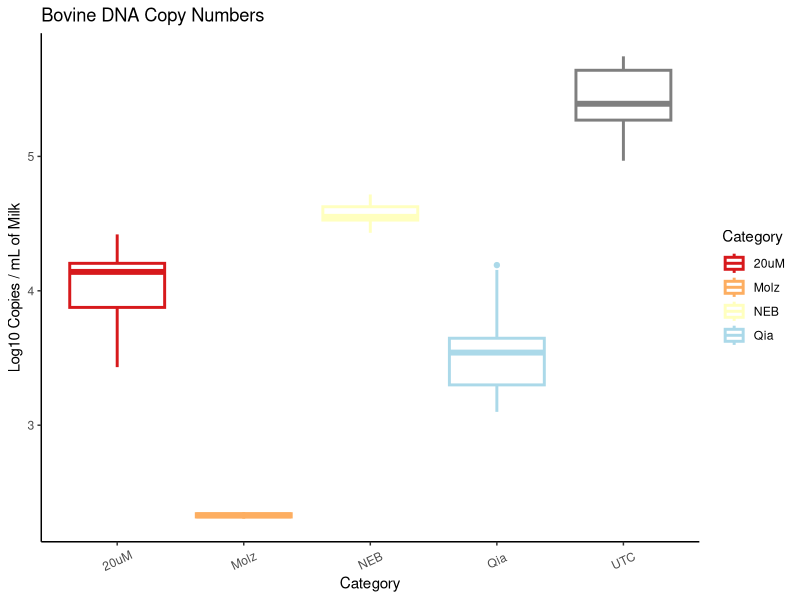
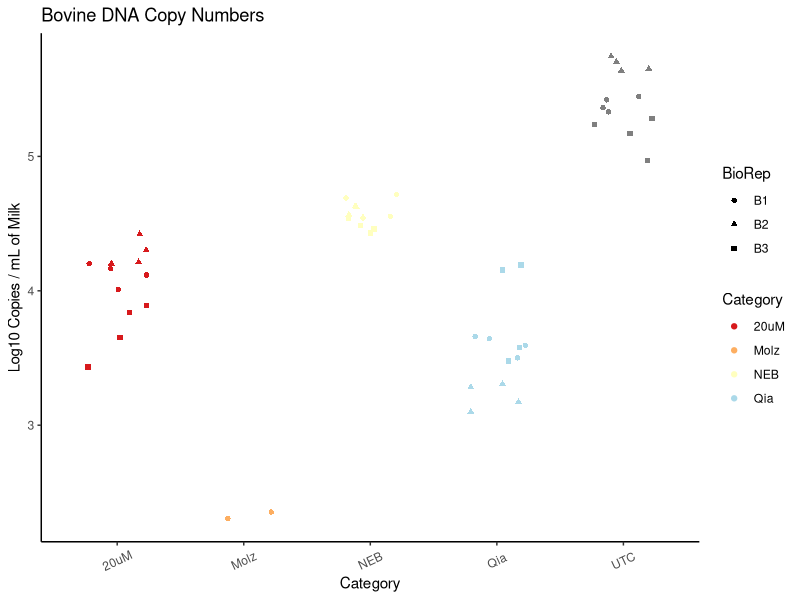

Reproduce these figures in R, in order. (Note: this script raises an error after producing the figures.)
## ---- chunk 1
#Data File: OpenRefineHostDepletionData1.23.19
library(ggplot2)
library(dplyr)
library(emmeans)
library(multcompView)

#Read Data
AllData <- read.table("OpenRefineHostDepletionData1.23.19.txt", sep="\t",  fill = TRUE, header=TRUE)
SampleData <- AllData %>% filter(Category!="Standard") %>% filter(Category!="NEBdiluent")
dim (SampleData)

#Getting All variables and all levels within each

#sapply(SampleData, levels)
#SampleData %>% 
#     sapply(levels)

#Summary Statistics
SampleData.summary <- SampleData %>%
  group_by(Target.Name,Category,BioRep) %>%
  summarize(mean_CopyN_permLMilk=mean(LogCopiespermLofMilk,na.rm=T),
            st_dev=sd(LogCopiespermLofMilk,na.rm=T),
            n_missing=sum(is.na(LogCopiespermLofMilk)),
            n_total=n())
write.table (SampleData.summary, "SampleData.summary.txt", sep="\t" ) 
## ---- chunk 2

#Filter Subset from Sample Data
Bovine <- SampleData %>% filter(Target.Name=="BovineUXT")
dim(Bovine)

#Summary Statistics
Bovine.summary <- Bovine %>%
  group_by(Category) %>%
  summarize(mean_CopyN_permLMilk=mean(LogCopiespermLofMilk,na.rm=T),
            st_dev=sd(LogCopiespermLofMilk,na.rm=T),
            n_missing=sum(is.na(LogCopiespermLofMilk)),
            n_total=n())
write.table (Bovine.summary, "Bovine.summary.txt", sep="\t" )
## ---- chunk 3
#Plot Raw Means and Standard Deviations
Colors <- c("20uM" = "#d7191c", "Molz"= "#fdae61", "NEB"= "#ffffbf","NTC"= "#2c7bb6", "Qia"="#abd9e9")
ggplot(data=Bovine,
       mapping=aes(x=Category,y=LogCopiespermLofMilk, color=Category, ylab="Copy Numbers")) +
  ylab ("Log10 Copies / mL of Milk")+
     geom_boxplot(lwd=1)+
  theme_bw()+
 ggtitle("Bovine DNA Copy Numbers")+
  scale_color_manual(values=Colors)+
  theme(panel.grid.major = element_blank())+
  theme(panel.grid.minor = element_blank())+
  theme(panel.background = element_blank())+
  theme(panel.border = element_blank())+
  theme(axis.line = element_line())+
  theme(axis.text.x=element_text(angle=25,vjust=0.5))

ggplot(data=Bovine,
       mapping=aes(x=Category,y=LogCopiespermLofMilk, color=Category, shape=BioRep)) +
  ylab ("Log10 Copies / mL of Milk")+
    geom_jitter(width=0.25)+
  ggtitle("Bovine DNA Copy Numbers")+
  theme_bw()+
  scale_color_manual(values=Colors)+
  theme(panel.grid.major = element_blank())+
  theme(panel.grid.minor = element_blank())+
  theme(panel.background = element_blank())+
  theme(panel.border = element_blank())+
  theme(axis.line = element_line())+
  theme(axis.text.x=element_text(angle=25,vjust=0.5))

## ---- chunk 4
# Model Selection
#3 linear models were compared: including BioRep only, qPCRefficiency only, and both as covariates. Best model fit was used as the final model. 
m_Bovine.LogCopiespermLofMilk1 <- lm( LogCopiespermLofMilk ~ Category + BioRep, data=Bovine )
summary(m_Bovine.LogCopiespermLofMilk1)

m_Bovine.LogCopiespermLofMilk2 <- lm( LogCopiespermLofMilk ~ Category + qPCRefficiency, data=Bovine )
summary(m_Bovine.LogCopiespermLofMilk2)

m_Bovine.LogCopiespermLofMilk3 <- lm( LogCopiespermLofMilk ~ Category + qPCRefficiency + BioRep, data=Bovine )
summary(m_Bovine.LogCopiespermLofMilk3)

anova(m_Bovine.LogCopiespermLofMilk1, m_Bovine.LogCopiespermLofMilk2)
# Model with qPCRefficiency does not have better fit than model with BioRep
anova(m_Bovine.LogCopiespermLofMilk2, m_Bovine.LogCopiespermLofMilk3)
# Model with both qPCRefficiency and BioRep does not have better fit than model with qPCRefficiency only
anova(m_Bovine.LogCopiespermLofMilk1, m_Bovine.LogCopiespermLofMilk3)
# Fit of model with both qPCRefficiency and BioRep is not different from fit of model with BioRep only
anova(m_Bovine.LogCopiespermLofMilk1, m_Bovine.LogCopiespermLofMilk2, m_Bovine.LogCopiespermLofMilk3)

AIC (m_Bovine.LogCopiespermLofMilk1)
AIC (m_Bovine.LogCopiespermLofMilk2)
AIC (m_Bovine.LogCopiespermLofMilk3)
# Final model chosen:
# Model 1: LogCopiespermLofMilk ~ Category + BioRep
## ---- chunk 5
# Fit Linear Model

m_Bovine.LogCopiespermLofMilk <- lm( LogCopiespermLofMilk ~ Category + BioRep, data=Bovine )
summary(m_Bovine.LogCopiespermLofMilk)

# Model Fit Plots

plot(x=predict(m_Bovine.LogCopiespermLofMilk),y=resid(m_Bovine.LogCopiespermLofMilk), col=Bovine$Category)
  
  # using ggplot2
Colors <- c("20uM" = "#d7191c", "Molz"= "#fdae61", "NEB"= "#ffffbf","NTC"= "#2c7bb6", "Qia"="#abd9e9")
ggplot(m_Bovine.LogCopiespermLofMilk, aes(x=predict(m_Bovine.LogCopiespermLofMilk), y=resid(m_Bovine.LogCopiespermLofMilk), color=Category)) +
  geom_point()+
  theme_bw()+
  ggtitle("Bovine - Model Fit - Residuals vs Predicted")+
  scale_color_manual(values=Colors)+
  theme(panel.grid.major = element_blank())+
  theme(panel.grid.minor = element_blank())+
  theme(panel.background = element_blank())+
  theme(panel.border = element_blank())+
  theme(axis.line = element_line())+
  geom_hline(yintercept = 1) +
  geom_hline(yintercept = -1)

  # qqplots
qqnorm(resid(m_Bovine.LogCopiespermLofMilk),col=Bovine$Category)
qqline(resid(m_Bovine.LogCopiespermLofMilk))

summary(m_Bovine.LogCopiespermLofMilk)

#All residuals are < 1. 
## ---- chunk 6
# Check Tukey-adjusted pairwise comparison of kit estimates
m_Bovine.LogCopiespermLofMilk_emmeans <- emmeans(m_Bovine.LogCopiespermLofMilk,pairwise~Category)
# Use compact letter display for convenience
m_Bovine.LogCopiespermLofMilk_cld <- CLD(m_Bovine.LogCopiespermLofMilk_emmeans$emmeans,
                         Letters=LETTERS)
m_Bovine.LogCopiespermLofMilk_cld

# Get fitted values from model to plot with other software
emmeans(m_Bovine.LogCopiespermLofMilk,~ Category) %>%
  summary() %>%
  data.frame() 

# Plot fitted values from model
Colors <- c("20uM" = "#d7191c", "Molz"= "#fdae61", "NEB"= "#ffffbf","NTC"= "#2c7bb6", "Qia"="#abd9e9")

emmeans(m_Bovine.LogCopiespermLofMilk,~Category) %>%
  summary() %>%
  data.frame() %>%
ggplot(aes(x=Category,y=emmean,color=Category)) +
  geom_point() +
  labs(y="Estimated Marginal Means") +
  geom_errorbar(aes(ymin=lower.CL,ymax=upper.CL),width=0.5) +
  geom_text(data=data.frame(m_Bovine.LogCopiespermLofMilk_cld),aes(x=Category,label=`.group`),hjust=-.1) +
  theme_bw()+
 ggtitle("Bovine Copy Numbers - Inoculated Milk Only")+
  scale_color_manual(values=Colors)+
  theme(panel.grid.major = element_blank())+
  theme(panel.grid.minor = element_blank())+
  theme(panel.background = element_blank())+
  theme(panel.border = element_blank())+
  theme(axis.line = element_line())+
  theme(axis.text.x=element_text(angle=25,vjust=0.5))
## ---- chunk 7

#Filter Subset from Sample Data
TotalBacterialDNA <- SampleData %>% filter(Target.Name=="Total16S")
dim(TotalBacterialDNA)

#Summary Statistics
TotalBacterialDNA.summary <- TotalBacterialDNA %>%
  group_by(Category) %>%
  summarize(mean_CopyN_permLMilk=mean(LogCopiespermLofMilk,na.rm=T),
            st_dev=sd(LogCopiespermLofMilk,na.rm=T),
            n_missing=sum(is.na(LogCopiespermLofMilk)),
            n_total=n())
write.table (TotalBacterialDNA.summary, "TotalBacterialDNA.summary.txt", sep="\t" )
## ---- chunk 8
#Plot Raw Means and Standard Deviations
Colors <- c("20uM" = "#d7191c", "Molz"= "#fdae61", "NEB"= "#ffffbf","NTC"= "#2c7bb6", "Qia"="#abd9e9")
ggplot(data=TotalBacterialDNA,
       mapping=aes(x=Category,y=LogCopiespermLofMilk, color=Category, ylab="Copy Numbers")) +
  ylab ("Log10 Copies / mL of Milk")+
     geom_boxplot(lwd=1)+
  theme_bw()+
 ggtitle("TotalBacterialDNA DNA Copy Numbers")+
  scale_color_manual(values=Colors)+
  theme(panel.grid.major = element_blank())+
  theme(panel.grid.minor = element_blank())+
  theme(panel.background = element_blank())+
  theme(panel.border = element_blank())+
  theme(axis.line = element_line())+
  theme(axis.text.x=element_text(angle=25,vjust=0.5))

ggplot(data=TotalBacterialDNA,
       mapping=aes(x=Category,y=LogCopiespermLofMilk, color=Category, shape=BioRep)) +
  ylab ("Log10 Copies / mL of Milk")+
    geom_jitter(width=0.25)+
  ggtitle("TotalBacterialDNA DNA Copy Numbers")+
  theme_bw()+
  scale_color_manual(values=Colors)+
  theme(panel.grid.major = element_blank())+
  theme(panel.grid.minor = element_blank())+
  theme(panel.background = element_blank())+
  theme(panel.border = element_blank())+
  theme(axis.line = element_line())+
  theme(axis.text.x=element_text(angle=25,vjust=0.5))

## ---- chunk 9
# Model Selection
#3 linear models were compared: including BioRep only, qPCRefficiency only, and both as covariates. Best model fit was used as the final model. 
m_TotalBacterialDNA.LogCopiespermLofMilk1 <- lm( LogCopiespermLofMilk ~ Category + BioRep, data=TotalBacterialDNA )
summary(m_TotalBacterialDNA.LogCopiespermLofMilk1)

m_TotalBacterialDNA.LogCopiespermLofMilk2 <- lm( LogCopiespermLofMilk ~ Category + qPCRefficiency, data=TotalBacterialDNA )
summary(m_TotalBacterialDNA.LogCopiespermLofMilk2)

m_TotalBacterialDNA.LogCopiespermLofMilk3 <- lm( LogCopiespermLofMilk ~ Category + qPCRefficiency + BioRep, data=TotalBacterialDNA )
summary(m_TotalBacterialDNA.LogCopiespermLofMilk3)

anova(m_TotalBacterialDNA.LogCopiespermLofMilk1, m_TotalBacterialDNA.LogCopiespermLofMilk2)
# Model with qPCRefficiency does not have better fit than model with BioRep
anova(m_TotalBacterialDNA.LogCopiespermLofMilk2, m_TotalBacterialDNA.LogCopiespermLofMilk3)
# Model with both qPCRefficiency and BioRep does not have better fit than model with qPCRefficiency only
anova(m_TotalBacterialDNA.LogCopiespermLofMilk1, m_TotalBacterialDNA.LogCopiespermLofMilk3)
# Fit of model with both qPCRefficiency and BioRep is not different from fit of model with BioRep only
anova(m_TotalBacterialDNA.LogCopiespermLofMilk1, m_TotalBacterialDNA.LogCopiespermLofMilk2, m_TotalBacterialDNA.LogCopiespermLofMilk3)

AIC (m_TotalBacterialDNA.LogCopiespermLofMilk1)
AIC (m_TotalBacterialDNA.LogCopiespermLofMilk2)
AIC (m_TotalBacterialDNA.LogCopiespermLofMilk3)
# Final model chosen:
# Model 1: LogCopiespermLofMilk ~ Category + BioRep
## ---- chunk 10
# Fit Linear Model

m_TotalBacterialDNA.LogCopiespermLofMilk <- lm( LogCopiespermLofMilk ~ Category + BioRep, data=TotalBacterialDNA )
summary(m_TotalBacterialDNA.LogCopiespermLofMilk)

# Model Fit Plots

plot(x=predict(m_TotalBacterialDNA.LogCopiespermLofMilk),y=resid(m_TotalBacterialDNA.LogCopiespermLofMilk), col=TotalBacterialDNA$Category)
  
  # using ggplot2
Colors <- c("20uM" = "#d7191c", "Molz"= "#fdae61", "NEB"= "#ffffbf","NTC"= "#2c7bb6", "Qia"="#abd9e9")
ggplot(m_TotalBacterialDNA.LogCopiespermLofMilk, aes(x=predict(m_TotalBacterialDNA.LogCopiespermLofMilk), y=resid(m_TotalBacterialDNA.LogCopiespermLofMilk), color=Category)) +
  geom_point()+
  theme_bw()+
  ggtitle("TotalBacterialDNA - Model Fit - Residuals vs Predicted")+
  scale_color_manual(values=Colors)+
  theme(panel.grid.major = element_blank())+
  theme(panel.grid.minor = element_blank())+
  theme(panel.background = element_blank())+
  theme(panel.border = element_blank())+
  theme(axis.line = element_line())+
  geom_hline(yintercept = 1) +
  geom_hline(yintercept = -1)

  # qqplots
qqnorm(resid(m_TotalBacterialDNA.LogCopiespermLofMilk),col=TotalBacterialDNA$Category)
qqline(resid(m_TotalBacterialDNA.LogCopiespermLofMilk))

summary(m_TotalBacterialDNA.LogCopiespermLofMilk)

#All residuals are < 1. 
## ---- chunk 11
# Check Tukey-adjusted pairwise comparison of kit estimates
m_TotalBacterialDNA.LogCopiespermLofMilk_emmeans <- emmeans(m_TotalBacterialDNA.LogCopiespermLofMilk,pairwise~Category)
# Use compact letter display for convenience
m_TotalBacterialDNA.LogCopiespermLofMilk_cld <- CLD(m_TotalBacterialDNA.LogCopiespermLofMilk_emmeans$emmeans,
                         Letters=LETTERS)
m_TotalBacterialDNA.LogCopiespermLofMilk_cld

# Get fitted values from model to plot with other software
emmeans(m_TotalBacterialDNA.LogCopiespermLofMilk,~ Category) %>%
  summary() %>%
  data.frame() 

# Plot fitted values from model
Colors <- c("20uM" = "#d7191c", "Molz"= "#fdae61", "NEB"= "#ffffbf","NTC"= "#2c7bb6", "Qia"="#abd9e9")

emmeans(m_TotalBacterialDNA.LogCopiespermLofMilk,~Category) %>%
  summary() %>%
  data.frame() %>%
ggplot(aes(x=Category,y=emmean,color=Category)) +
  geom_point() +
  labs(y="Estimated Marginal Means") +
  geom_errorbar(aes(ymin=lower.CL,ymax=upper.CL),width=0.5) +
  geom_text(data=data.frame(m_TotalBacterialDNA.LogCopiespermLofMilk_cld),aes(x=Category,label=`.group`),hjust=-.1) +
  theme_bw()+
 ggtitle("TotalBacterialDNA Copy Numbers - Inoculated Milk Only")+
  scale_color_manual(values=Colors)+
  theme(panel.grid.major = element_blank())+
  theme(panel.grid.minor = element_blank())+
  theme(panel.background = element_blank())+
  theme(panel.border = element_blank())+
  theme(axis.line = element_line())+
  theme(axis.text.x=element_text(angle=25,vjust=0.5))+
  scale_x_discrete(limits=c("NTC", "20uM", "Molz", "NEB", "Qia"))
## ---- chunk 12
library(ggplot2)
library(dplyr)
library(emmeans)

# Plot fitted values from model
Colors <- c("20uM" = "#d7191c", "Molz"= "#fdae61", "NEB"= "#ffffbf","NTC"= "#2c7bb6", "Qia"="#abd9e9")

#Bovine
df1_rawdata<-SampleData[c(29,6,20)]

df2_Bacteria.model<-emmeans(m_TotalBacterialDNA.LogCopiespermLofMilk,~Category) %>%
  summary() %>%
  data.frame()
## ---- chunk 13
ggplot(data=SampleData, mapping=aes(x=Cat.Target,y=LogCopiespermLofMilk))+
  geom_point()+
  geom_jitter()+
  aes(colour=factor(Target.Name))+
  theme_bw()+
 ggtitle("Normalized Copy Numbers")+
  theme(panel.grid.major = element_blank())+
  theme(panel.grid.minor = element_blank())+
  theme(panel.background = element_blank())+
  theme(panel.border = element_blank())+
  theme(axis.line = element_line())+
  theme(axis.text.x=element_text(angle=25,vjust=0.5))+
scale_x_discrete(limits=c("NTC.Bacteria","NTC.Bovine", "PMA.Bacteria","PMA.Bovine","Molz.Bacteria","Molz.Bovine","NEB.Bacteria","NEB.Bovine","Qia.Bacteria","Qia.Bovine"))

HostPlot <- ggplot(data=SampleData, aes(x=Cat.Target,y=LogCopiespermLofMilk))
HostPlot + geom_boxplot() + 
  geom_dotplot(binaxis='y', 
               stackdir='center', 
               dotsize = .5) +
  theme_bw()+
  aes(colour=factor(Target.Name))+
  scale_colour_manual(values = c("black", "blue"))+
  theme(legend.title=element_blank())+
  xlab("Kit")+
  ylab("Log10 Copies / mL of Milk")+
  theme(panel.grid.major = element_blank())+
  theme(panel.grid.minor = element_blank())+
  theme(panel.background = element_blank())+
  theme(panel.border = element_blank())+
  theme(axis.line = element_line())+
  theme(axis.text.x=element_text(angle=65,vjust=0.5))+
  ylim(0, 7.5)+
  scale_x_discrete(limits=c("NTC.Bacteria","NTC.Bovine"," ", "PMA.Bacteria","PMA.Bovine"," ","Molz.Bacteria","Molz.Bovine"," ","NEB.Bacteria","NEB.Bovine"," ","Qia.Bacteria","Qia.Bovine"))
